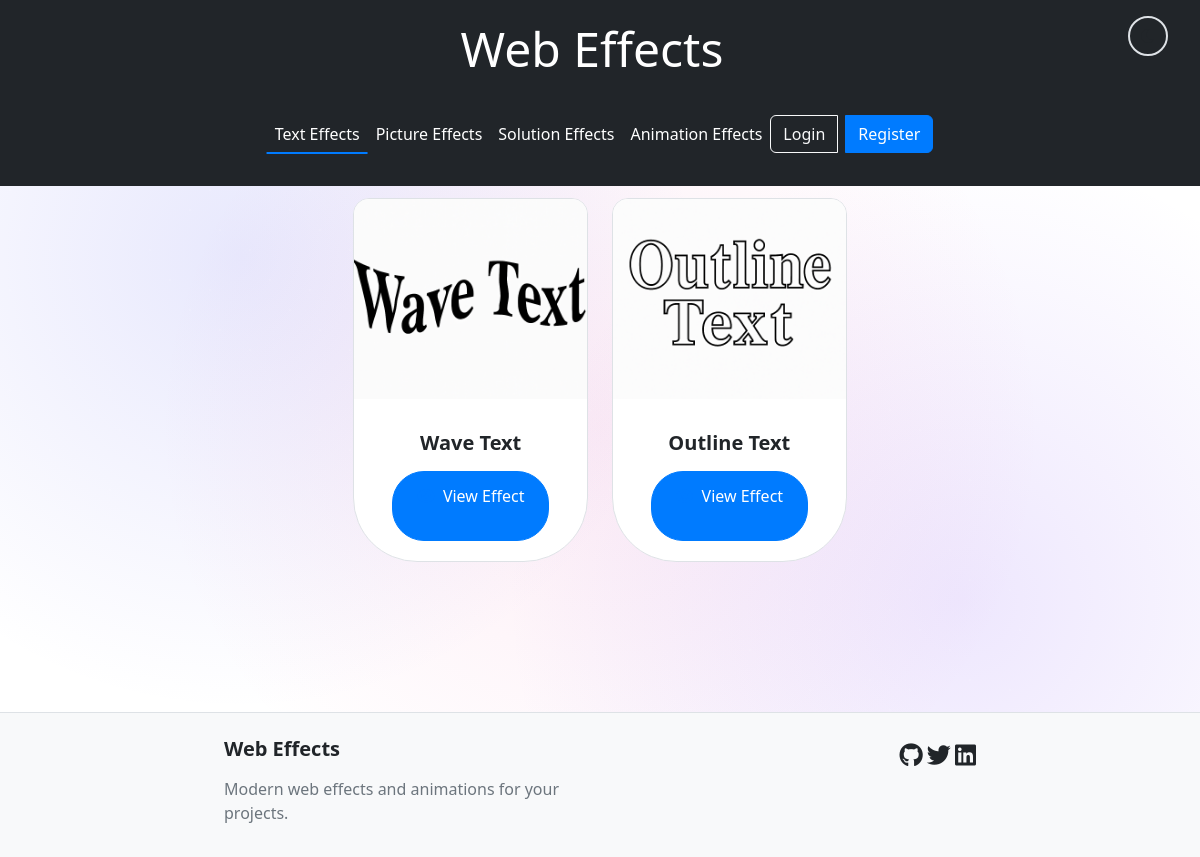
The app's page /effects/text, older data.
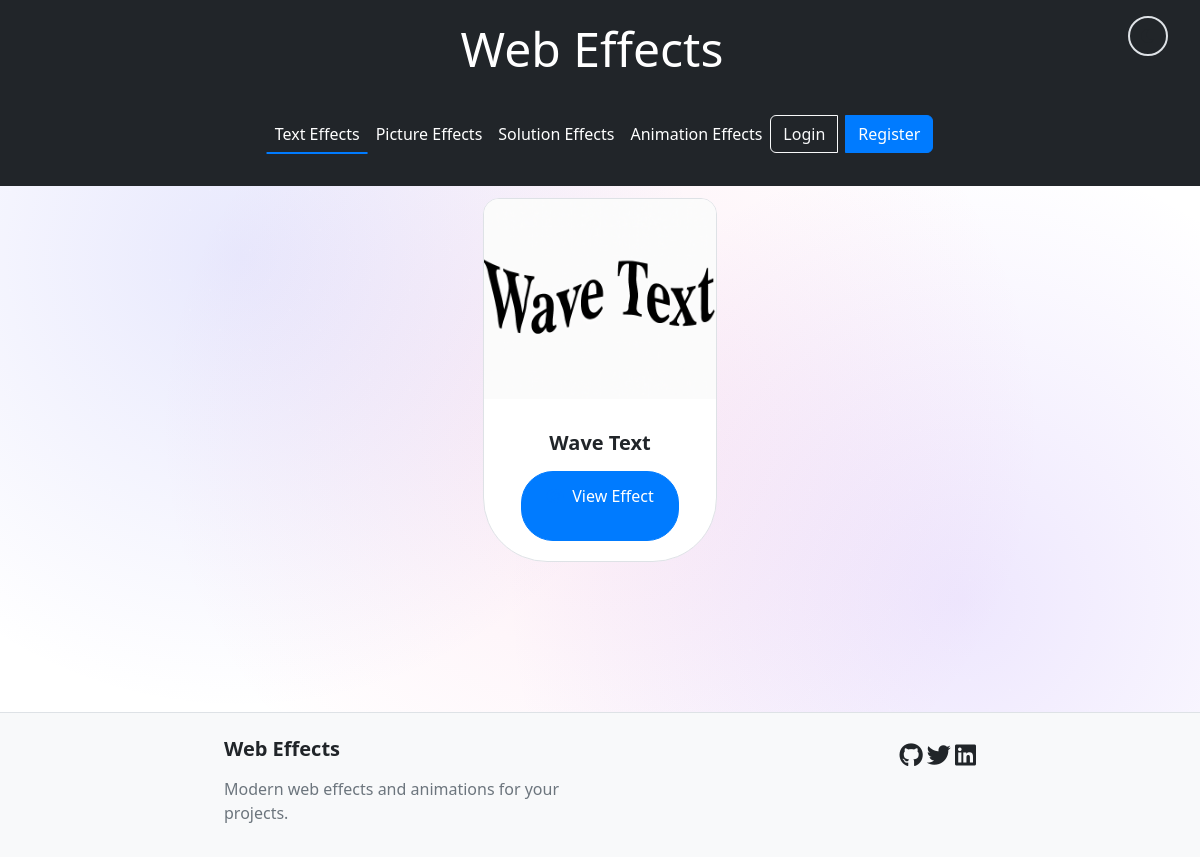
The same page, newer data.
### tables this page shows
CREATE TABLE "effects" (
	"id"	INTEGER,
	"name"	TEXT NOT NULL,
	"preview_image"	TEXT NOT NULL,
	"code"	TEXT NOT NULL,
	"effect_type"	TEXT NOT NULL,
	"user_id"	INTEGER,
	"created_at"	TIMESTAMP DEFAULT CURRENT_TIMESTAMP,
	"updated_at"	TIMESTAMP,
	"is_public"	BOOLEAN DEFAULT 1,
	PRIMARY KEY("id" AUTOINCREMENT),
	FOREIGN KEY("user_id") REFERENCES "users"("id")
);

### app.py (the view)
@app.route('/effects/<effect_type>')
@handle_errors
def effects(effect_type):
    db_effect_type = validate_effect_type(effect_type)
    db = get_db()
    cursor = db.cursor()
    cursor.execute("SELECT name, preview_image, code FROM effects WHERE effect_type = ? AND is_public = 1", (db_effect_type,))
    effects = cursor.fetchall()
    items = []
    for row in effects:
        if row[0] and row[1]:  # Check if both name and image are not None
            items.append({
                "description": row[0],
                "image": 'Data_pic/previews/' + row[1],
                "code": row[2] if row[2] else None
            })
    return render_template('effects.html', items=items, effect_type=effect_type)

### app.py (called while the page is built)
def validate_effect_type(effect_type):
    db_effect_type = EFFECT_TYPE_MAP.get(effect_type)
    if not db_effect_type:
        raise ValueError(f"Invalid effect type. Must be one of: {', '.join(EFFECT_TYPE_MAP.keys())}")
    return db_effect_type

def handle_errors(f):
    @wraps(f)
    def decorated_function(*args, **kwargs):
        try:
            return f(*args, **kwargs)
        except ValueError as e:
            app.logger.error(f"Invalid value: {str(e)}")
            return render_template('error.html', error=str(e)), 400
        except sqlite3.Error as e:
            app.logger.error(f"Database error: {str(e)}")
            return render_template('error.html', error="Database error"), 500
        except Exception as e:
            app.logger.error(f"Unexpected error: {str(e)}")
            return render_template('error.html', error="An unexpected error occurred"), 500
    return decorated_function

def get_db():
    db = getattr(g, '_database', None)
    if db is None:
        db = g._database = sqlite3.connect(app.config['DATABASE'])
        db.row_factory = sqlite3.Row
    return db

@app.teardown_appcontext
def close_connection(exception):
    db = getattr(g, '_database', None)
    if db is not None:
        db.close()

### templates/effects.html (shortened to what this page needs)
{% extends "base.htm" %}
{% block content %}
<div class="row g-4">
    {% for item in items %}
    <div class="col-md-6 col-lg-4" data-aos="fade-up" data-aos-delay="{{ loop.index * 100 }}">
        <div class="effect-card card h-100">
            <img src="{{ url_for('static', filename=item.image) }}" class="card-img-top" alt="{{ item.description }}">
            <div class="card-body text-center">
                <h5 class="card-title">{{ item.description }}</h5>
                <button class="btn btn-primary view-effect-btn"
                        data-type="{{ effect_type }}"
                        data-index="{{ loop.index0 }}">
                    <i class="fas fa-eye me-2"></i>View Effect
                </button>
            </div>
        </div>
    </div>
    {% endfor %}
</div>
{% endblock %}

### templates/base.htm (shortened to what this page needs)
<!DOCTYPE html>
<html lang="en">
<head>
    <link href="https://cdn.jsdelivr.net/npm/bootstrap@5.3.0/dist/css/bootstrap.min.css" rel="stylesheet">
    <link href="https://cdnjs.cloudflare.com/ajax/libs/font-awesome/6.0.0/css/all.min.css" rel="stylesheet">
    <link href="https://unpkg.com/aos@2.3.1/dist/aos.css" rel="stylesheet">
    <link href="{{ url_for('static', filename='styles/style_Index.css') }}" rel="stylesheet">
    <link href="{{ url_for('static', filename='Modal/ModCSS.css') }}" rel="stylesheet">
</head>
<body>
    <nav class="navbar navbar-expand-lg navbar-dark bg-dark fixed-top">
        <div class="container">
            <a class="navbar-brand" href="/">Web Effects</a>
            {% if request.endpoint != 'cabinet' and request.endpoint != 'login' and request.endpoint != 'register' %}
            {% if request.endpoint != 'Index' %}
            <div class="collapse navbar-collapse" id="navbarNav">
                <ul class="navbar-nav me-auto">
                    <li class="nav-item">
                        <a class="nav-link {% if request.endpoint == 'effects' and effect_type == 'text' %}active{% endif %}" href="/effects/text" aria-label="Text Effects">Text Effects</a>
                    </li>
                    <li class="nav-item">
                        <a class="nav-link {% if request.endpoint == 'effects' and effect_type == 'picture' %}active{% endif %}" href="/effects/picture" aria-label="Picture Effects">Picture Effects</a>
                    </li>
                    <li class="nav-item">
                        <a class="nav-link {% if request.endpoint == 'effects' and effect_type == 'solution' %}active{% endif %}" href="/effects/solution" aria-label="Solution Effects">Solution Effects</a>
                    </li>
                    <li class="nav-item">
                        <a class="nav-link {% if request.endpoint == 'effects' and effect_type == 'animation' %}active{% endif %}" href="/effects/animation" aria-label="Animation Effects">Animation Effects</a>
                    </li>
                </ul>
            {% endif %}
                    {% if session.get('user_id') %}
                    <div class="dropdown">
                        <button class="btn btn-outline-light account-btn" type="button" id="userMenuButton" data-bs-toggle="dropdown" aria-expanded="false">
                            <i class="fas fa-user me-1"></i> Account
                        </button>
                        <ul class="dropdown-menu dropdown-menu-end" aria-labelledby="userMenuButton">
                            <li><a class="dropdown-item" href="{{ url_for('cabinet') }}"><i class="fas fa-th-large me-2"></i>My Cabinet</a></li>
                            <li><hr class="dropdown-divider"></li>
                            <li><a class="dropdown-item" href="{{ url_for('logout') }}"><i class="fas fa-sign-out-alt me-2"></i>Logout</a></li>
                        </ul>
                    </div>
                    {% else %}
                    <div class="btn-group">
                        <a href="{{ url_for('login') }}" class="btn btn-outline-light me-2">Login</a>
                        <a href="{{ url_for('register') }}" class="btn btn-primary">Register</a>
                    </div>
                    {% endif %}
            </div>
            {% endif %}
            <div class="d-flex align-items-center">
                <div class="theme-toggle me-3">
                <button class="btn btn-outline-light" aria-label="Toggle theme">
                    <i class="fas fa-moon"></i>
                </button>
                </div>
            </div>
        </div>
    </nav>
    <main class="container mt-5 pt-5">
        {% block content %}{% endblock %}
    </main>
    <footer class="footer mt-5 py-4">
        <div class="container">
            <div class="row">
                <div class="col-md-6">
                    <h5>Web Effects</h5>
                    <p>Modern web effects and animations for your projects.</p>
                </div>
                <div class="col-md-6 text-md-end">
                    <div class="social-links">
                        <a href="#" aria-label="GitHub"><i class="fab fa-github"></i></a>
                        <a href="#" aria-label="Twitter"><i class="fab fa-twitter"></i></a>
                        <a href="#" aria-label="LinkedIn"><i class="fab fa-linkedin"></i></a>
                    </div>
                </div>
            </div>
        </div>
    </footer>
</body>
</html>

Row changes from the older to the newer data that the page shows:
no longer on this page (row edited): effects: shows a picture, description "Outline Text"
